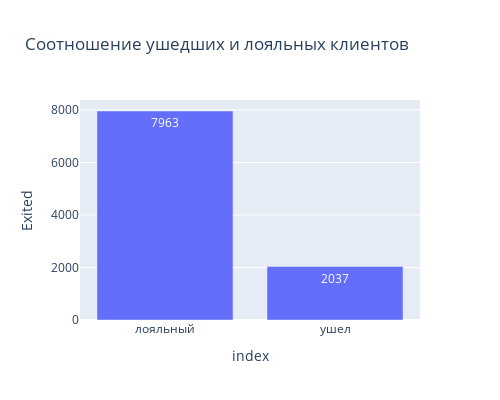

Source (notebook cell):
### Code cell
# Plotly
#строим график
fig = px.bar(
    exited_data, #датафрейм
    y="Exited", #ось y
    text = 'Exited', #текст на столбцах
    orientation='v', #ориентация графика
    height=400, #высота
    width=500, #ширина
    title='Соотношение ушедших и лояльных клиентов', #заголовок

)
#отображаем его
fig.show()

### Figure 1 — Plotly figure (JSON) as saved in the notebook; plotly's stock layout.template omitted (floating-point values rounded to 4 significant figures)
{"data": [{"alignmentgroup": "True", "hovertemplate": "index=%{x}<br>Exited=%{text}<extra></extra>", "legendgroup": "", "marker": {"color": "#636efa", "pattern": {"shape": ""}}, "name": "", "offsetgroup": "", "orientation": "v", "showlegend": false, "text": [7963, 2037], "textposition": "auto", "type": "bar", "x": ["лояльный", "ушел"], "xaxis": "x", "y": [7963, 2037], "yaxis": "y"}], "layout": {"barmode": "relative", "height": 400, "legend": {"tracegroupgap": 0}, "title": {"text": "Соотношение ушедших и лояльных клиентов"}, "width": 500, "xaxis": {"anchor": "y", "domain": [0, 1], "title": {"text": "index"}}, "yaxis": {"anchor": "x", "domain": [0, 1], "title": {"text": "Exited"}}}}
